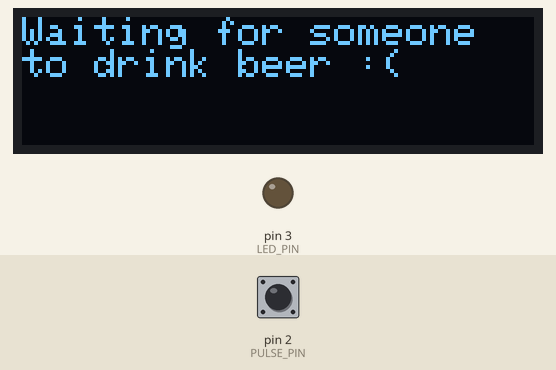
The sketch below on a simulated Arduino Uno, built with avr-gcc and run on an emulated ATmega328P. On the bench: 128×32 one-colour display, output pins drawn as LEDs (lit = HIGH). The inputs (shaded band) are chosen by the test bench; at power-on: pin 2 (PULSE_PIN) HIGH.

Above: at 2.2 s.
2.3 s: pin 2 (PULSE_PIN) pulled LOW for 0.15 s
At 3.5 s:
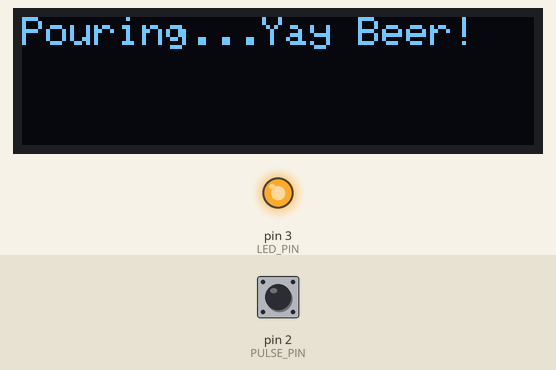
5.4 s: pin 2 (PULSE_PIN) pulled LOW for 1 s
At 6.9 s:
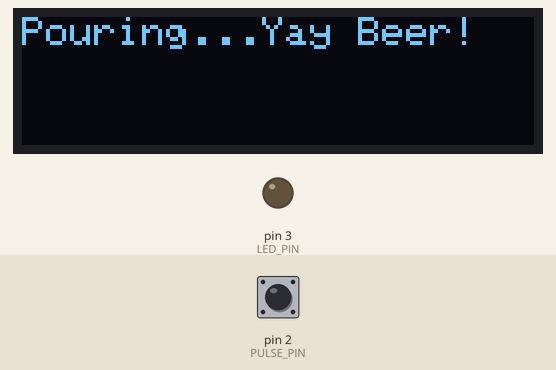
8.7 s: pin 2 (PULSE_PIN) pulled LOW for 0.15 s
At 10.9 s:
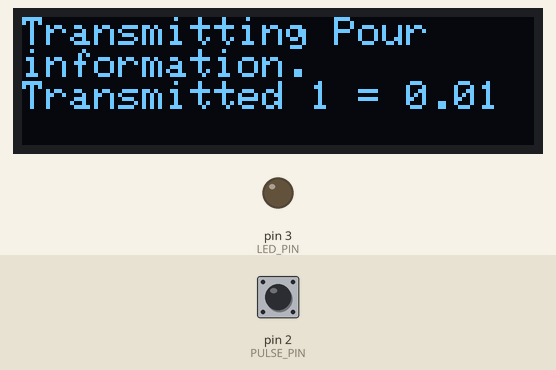
11.8 s: pin 2 (PULSE_PIN) pulled LOW for 3.2 s
At 13.0 s:
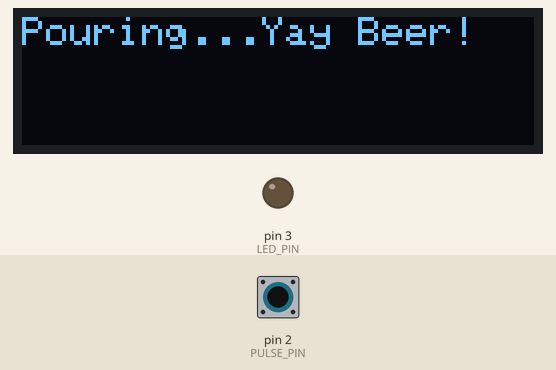
Timing chart, 0 to 14.8 s (numbered marks = the images above; inputs shaded):
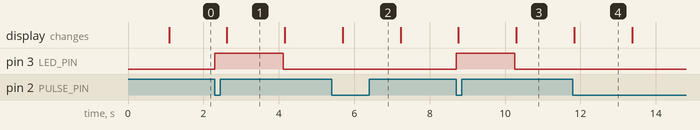

Measured:
- after the input at 2.3 s, pin 3 (LED_PIN): LOW → HIGH at once, → LOW 1.8 s later; the display: changes after 0.32 s (image 1)
- after the input at 5.4 s, the display: changes after 0.29 s (image 2)
- after the input at 8.7 s, pin 3 (LED_PIN): LOW → HIGH at once, → LOW 1.6 s later; the display: first changes after 0.06 s (image 3 shows a later state)
- after the input at 11.8 s, the display: changes at once (image 4)
- what the display in image 1 shows lasts 1.6 s, from 2.6 s to 4.2 s

The sketch:

sf800_flowmeter.ino
```cpp
// Someone set us up the SSD1306 OLED display clone
#include <SSD1306AsciiWire.h>
#include <SSD1306Ascii.h>
#define OLED_I2C_ADDRESS 0x3C
SSD1306AsciiWire display;


#define SERIAL_BAUD 9600
#define LED_PIN 3
#define PULSE_PIN 2

volatile unsigned int pulseCount;
volatile byte ledState = LOW;
volatile bool pouring = false;
unsigned int curPulseCount = 0;
unsigned int lastPulseCount = 0;

void setupDisplay()
{
	display.begin(&Adafruit128x32, OLED_I2C_ADDRESS);
	display.set400kHz();
	display.setFont(Adafruit5x7);
	display.clear();
	display.setCursor(0, 0);
	display.println("Waiting for someone");
	display.println("to drink beer :(");
}

void setup()
{
	Serial.begin(SERIAL_BAUD);
  pinMode(LED_PIN, OUTPUT);

  // attach an interrupt to our SF800 connected pin that triggers on FALLING state
  pinMode(PULSE_PIN, INPUT);
  digitalWrite(PULSE_PIN,HIGH);
  attachInterrupt(digitalPinToInterrupt(PULSE_PIN),incFlow,FALLING);

  // configure our OLED
  delay(1000);
  setupDisplay();
}

void incFlow() {
  // increment count from SF800
  pulseCount++;
  // set state for LED...it pulses so fast that we'll just keep flipping it while
  // the flow is occuring.
  ledState=!ledState;
  digitalWrite(LED_PIN, ledState);
  pouring = true;
}

void sendPulseCount(unsigned int pulses)
// currently just prints to the OLED screen. but eventually we will transmit to
// raspberry PI for more complicated stuff (we'll be a Raspberry Hat)
{
    display.clear();
    display.println("Transmitting Pour");
    display.println("information.");
    float ounces = ((pulses/5.600)/29.57); // I understand that doing floating point math on
                                           // this Atmel is not a good idea.
                                           // Will transmit pulses only in the release
                                           // version. This is just for placeholder.
    display.println("Transmitted " + String(pulses) + " = " + String(ounces));
}

void loop() {
  // turn off interrupts to safely get the current counter.
  noInterrupts();
  curPulseCount = pulseCount;
  interrupts();

  // if pulse count has changed AND been stopped for longer than loop time
  if ((curPulseCount !=0) && (lastPulseCount == curPulseCount)) {
    // if the LED is on, let's turn it off.
    if (ledState==HIGH) {
      digitalWrite(LED_PIN, LOW);
    }
    // transmit the data.
    sendPulseCount(curPulseCount);

    // turn off interrupts to safely clear the counter
    noInterrupts();
    pulseCount = 0;
    pouring = false;
    interrupts();
    lastPulseCount=0;
    curPulseCount = 0;

  } else {
    // TO DO: clean this up so we only clear and redraw if something changed.
    // Probably also want to see the amount poured for a while.
    if (pouring) {
      display.clear();
      display.print("Pouring...Yay Beer!");
    } else {
      display.clear();
      display.println("Waiting for someone");
      display.println("to drink beer :(");
    }
  }
  lastPulseCount = curPulseCount;
  delay(1500);
}
```
